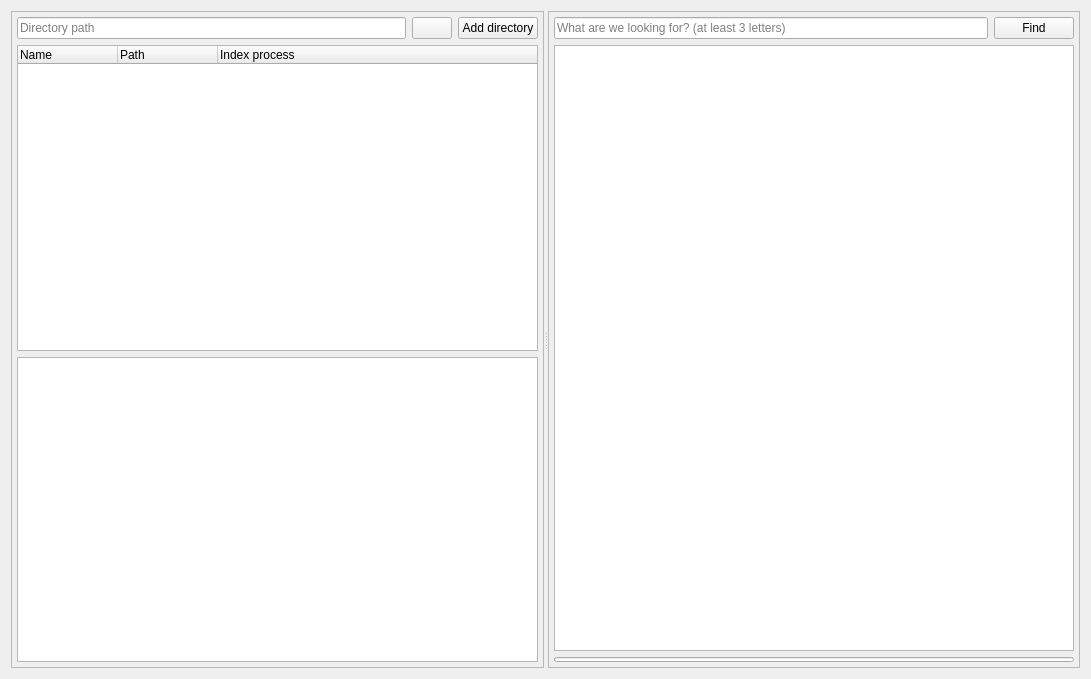
<?xml version="1.0" encoding="UTF-8"?>
<ui version="4.0">
 <class>MainWindow</class>
 <widget class="QMainWindow" name="MainWindow">
  <property name="geometry">
   <rect>
    <x>0</x>
    <y>0</y>
    <width>1091</width>
    <height>679</height>
   </rect>
  </property>
  <property name="sizePolicy">
   <sizepolicy hsizetype="Preferred" vsizetype="Preferred">
    <horstretch>0</horstretch>
    <verstretch>0</verstretch>
   </sizepolicy>
  </property>
  <property name="windowTitle">
   <string>MainWindow</string>
  </property>
  <widget class="QWidget" name="centralWidget">
   <layout class="QHBoxLayout" name="horizontalLayout">
    <item>
     <widget class="QSplitter" name="splitter">
      <property name="orientation">
       <enum>Qt::Horizontal</enum>
      </property>
      <property name="childrenCollapsible">
       <bool>false</bool>
      </property>
      <widget class="QFrame" name="frame_2">
       <property name="enabled">
        <bool>true</bool>
       </property>
       <property name="frameShape">
        <enum>QFrame::StyledPanel</enum>
       </property>
       <property name="frameShadow">
        <enum>QFrame::Raised</enum>
       </property>
       <layout class="QGridLayout" name="gridLayout_3">
        <property name="leftMargin">
         <number>5</number>
        </property>
        <property name="topMargin">
         <number>5</number>
        </property>
        <property name="rightMargin">
         <number>5</number>
        </property>
        <property name="bottomMargin">
         <number>5</number>
        </property>
        <item row="3" column="0" colspan="6">
         <widget class="QTextEdit" name="logList"/>
        </item>
        <item row="1" column="0" colspan="6">
         <widget class="QTreeWidget" name="directoryList">
          <property name="cursor" stdset="0">
           <cursorShape>ArrowCursor</cursorShape>
          </property>
          <property name="mouseTracking">
           <bool>false</bool>
          </property>
          <property name="contextMenuPolicy">
           <enum>Qt::CustomContextMenu</enum>
          </property>
          <property name="sizeAdjustPolicy">
           <enum>QAbstractScrollArea::AdjustIgnored</enum>
          </property>
          <property name="selectionMode">
           <enum>QAbstractItemView::NoSelection</enum>
          </property>
          <property name="selectionBehavior">
           <enum>QAbstractItemView::SelectRows</enum>
          </property>
          <property name="verticalScrollMode">
           <enum>QAbstractItemView::ScrollPerPixel</enum>
          </property>
          <property name="animated">
           <bool>false</bool>
          </property>
          <column>
           <property name="text">
            <string>Name</string>
           </property>
          </column>
          <column>
           <property name="text">
            <string>Path</string>
           </property>
          </column>
          <column>
           <property name="text">
            <string>Index process</string>
           </property>
          </column>
         </widget>
        </item>
        <item row="0" column="0" colspan="6">
         <layout class="QHBoxLayout" name="horizontalLayout_2">
          <item>
           <widget class="QLineEdit" name="directoryName">
            <property name="sizePolicy">
             <sizepolicy hsizetype="Expanding" vsizetype="Fixed">
              <horstretch>0</horstretch>
              <verstretch>0</verstretch>
             </sizepolicy>
            </property>
            <property name="text">
             <string/>
            </property>
            <property name="placeholderText">
             <string>Directory path</string>
            </property>
           </widget>
          </item>
          <item>
           <widget class="QPushButton" name="choseDirectoryButton">
            <property name="text">
             <string/>
            </property>
           </widget>
          </item>
          <item>
           <widget class="QPushButton" name="addDirectoryButton">
            <property name="text">
             <string>Add directory</string>
            </property>
           </widget>
          </item>
         </layout>
        </item>
       </layout>
      </widget>
      <widget class="QFrame" name="frame">
       <property name="frameShape">
        <enum>QFrame::StyledPanel</enum>
       </property>
       <property name="frameShadow">
        <enum>QFrame::Raised</enum>
       </property>
       <layout class="QGridLayout" name="gridLayout">
        <property name="leftMargin">
         <number>5</number>
        </property>
        <property name="topMargin">
         <number>5</number>
        </property>
        <property name="rightMargin">
         <number>5</number>
        </property>
        <property name="bottomMargin">
         <number>5</number>
        </property>
        <item row="0" column="0">
         <widget class="QLineEdit" name="inputString">
          <property name="placeholderText">
           <string>What are we looking for? (at least 3 letters)</string>
          </property>
         </widget>
        </item>
        <item row="2" column="0" rowspan="3" colspan="2">
         <widget class="QTreeWidget" name="resultFiles">
          <property name="sizePolicy">
           <sizepolicy hsizetype="Expanding" vsizetype="Expanding">
            <horstretch>0</horstretch>
            <verstretch>0</verstretch>
           </sizepolicy>
          </property>
          <property name="horizontalScrollBarPolicy">
           <enum>Qt::ScrollBarAsNeeded</enum>
          </property>
          <property name="sizeAdjustPolicy">
           <enum>QAbstractScrollArea::AdjustIgnored</enum>
          </property>
          <property name="selectionMode">
           <enum>QAbstractItemView::NoSelection</enum>
          </property>
          <property name="verticalScrollMode">
           <enum>QAbstractItemView::ScrollPerPixel</enum>
          </property>
          <property name="horizontalScrollMode">
           <enum>QAbstractItemView::ScrollPerPixel</enum>
          </property>
          <property name="uniformRowHeights">
           <bool>true</bool>
          </property>
          <property name="sortingEnabled">
           <bool>true</bool>
          </property>
          <property name="animated">
           <bool>false</bool>
          </property>
          <property name="allColumnsShowFocus">
           <bool>false</bool>
          </property>
          <attribute name="headerVisible">
           <bool>false</bool>
          </attribute>
          <attribute name="headerHighlightSections">
           <bool>false</bool>
          </attribute>
          <column>
           <property name="text">
            <string>Name</string>
           </property>
          </column>
          <column>
           <property name="text">
            <string>Path</string>
           </property>
          </column>
         </widget>
        </item>
        <item row="0" column="1">
         <widget class="QPushButton" name="findButton">
          <property name="text">
           <string>Find</string>
          </property>
         </widget>
        </item>
        <item row="5" column="0" colspan="2">
         <widget class="QProgressBar" name="progressBar">
          <property name="maximumSize">
           <size>
            <width>16777215</width>
            <height>5</height>
           </size>
          </property>
          <property name="value">
           <number>0</number>
          </property>
          <property name="textVisible">
           <bool>false</bool>
          </property>
         </widget>
        </item>
       </layout>
      </widget>
     </widget>
    </item>
   </layout>
  </widget>
 </widget>
 <layoutdefault spacing="6" margin="11"/>
 <resources/>
 <connections/>
</ui>
